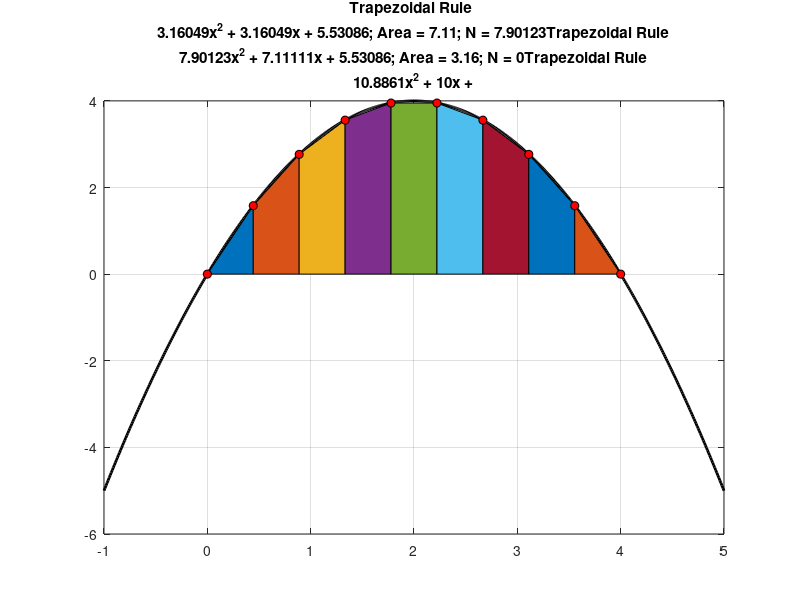

Recreate this plot in MATLAB.
clc
close all
clear all

iex = 1;

%% EXAMPLE 1:  Trapezoidal rule
if iex ==1
    % Make an example Parabola
    % y = ax^2 + bx + c
    
    % Input coefficients
    a = -1;
    b = 4;
    c = 0;
    
    % Intialize x
    x = [-1:.01:5];
    
    % Initialize function
    f = @(a,b,c,x) a*x.^2 + b*x + c;
    
    % Call the function and find value of Y at X
    y = f(a,b,c,x);
    
    % Discretize X for summation
    xmin = 0; xmax = 4;
    Nsamples = 10; % Number of points for dividing x (N-1 trapezoids)
    x_sum = linspace(xmin,xmax,Nsamples);
    h = x_sum(2) - x_sum(1);
    
    % Y- points at x for summation
    y_sum = f(a,b,c,x_sum);
    
    % Area using TRAPEZOIDAL RULE
    %area1 = h/2*(y_sum(1)+ y_sum(6)+2*y_sum(2)+2*y_sum(3)+2*y_sum(4)+2*y_sum(5)); % KEY
    b=[]
    for i=2:Nsamples-1
        a=2*y_sum(i);
        b=[b a]
    end
    area1 = h/2*(y_sum(1)+y_sum(Nsamples-1)+sum(b))

    % plot
    figure
    plot(x,y,'k','LineWidth',2);
    grid on, hold on
    
    % color area under the trapezoid
    for ii = 1:length(x_sum)-1
        area([x_sum(ii) x_sum(ii+1)],[y_sum(ii) y_sum(ii+1)]);
    end
    
    % plot circluar markers
    for ii = 1:length(x_sum)
        plot([x_sum(ii)],[y_sum(ii)],'o','MarkerFaceColor','r','MarkerEdgeColor','k');
    end
    title(sprintf('Trapezoidal Rule \n %dx^2 + %dx + %d; Area = %0.2f; N = %d',a,b,c,area1,Nsamples));
end

%% EXAMPLE 2:  Midpoint rule
if iex ==2
    % Make an example Parabola
    % y = ax^2 + bx + c
    
    % Input coefficients
    a = -1;
    b = 4;
    c = 0;
    
    % Intialize x
    x = [-1:.01:5];
    
    % Initialize function
    f = @(a,b,c,x) a*x.^2 + b*x + c;
    
    % Call the function and find value of Y at X
    y = f(a,b,c,x);
    
    % Discretize X for summation
    xmin = 0; xmax = 4;
    Nsamples = 6; % Number of points for dividing x (N-1 rectangles)
    x_sum = linspace(xmin,xmax,Nsamples);
    h = x_sum(2) - x_sum(1);
    
    % Find mid-points of x
    x_mid = conv(x_sum,[0.5 0.5],'valid');
    
    % Y- points at mid-points for summation
    y_mid = f(a,b,c,x_mid);
    
    % Area using MID-POINT RULE
    area1 =h*sum(y_mid); % KEY
    
    % plot
    figure
    plot(x,y,'k','LineWidth',2);
    grid on, hold on  
    
    % color area under the rectangle
    for ii = 1:length(x_sum)-1
        area([x_sum(ii) x_sum(ii+1)],[y_mid(ii) y_mid(ii)]);
    end
    
    % plot circluar markers
    for ii = 1:length(x_mid)
        plot([x_mid(ii)],[y_mid(ii)],'o','MarkerFaceColor','r','MarkerEdgeColor','k');
    end
    title(sprintf('Mid-point Rule \n %dx^2 + %dx + %d; Area = %0.2f; N = %d',a,b,c,area1,Nsamples))
end

%% EXAMPLE 2:  Simpson's Method
if iex == 3
    % Input coefficients
    a = -1;
    b = 4;
    c = 0;
    
    % Intialize x
    x = [-1:.01:5];
    
    % Initialize function
    f = @(a,b,c,x) a*x.^2 + b*x + c;
    
    % Find y
    y = f(a,b,c,x);
    
    % Discretize X for summation
    xmin = 0; xmax = 4;
    
    % Number of points for dividing x (N-1 rectangles)
    % even N means odd number of subintervals (simpsons 3/8 rule)
    % odd N means even number of subintervals (simpsons even rule)
    Nsamples = 7; 
    
    x_sum = linspace(xmin,xmax,Nsamples);
    h = x_sum(2) - x_sum(1);
    
    % Y- points at x for summation
    y_sum = f(a,b,c,x_sum);
    
    % Call simpson function for integration
    area1 = XXX;
    
    % plot
    figure
    plot(x,y,'k','LineWidth',2);
    grid on, hold on  

    % color area under the curve
    for ii = 1:length(x_sum)-1
        idx = x>x_sum(ii)&x<x_sum(ii+1);
        area(x(idx),y(idx));
    end
    
    % plot circluar markers
    for ii = 1:length(x_sum)
        plot([x_sum(ii)],[y_sum(ii)],'o','MarkerFaceColor','r','MarkerEdgeColor','k');
    end
    if mod(length(x_sum),2)==1
        title(sprintf('Simpsons Rule \n %dx^2 + %dx + %d; Area = %0.2f; N = %d',a,b,c,area1,Nsamples));
    else
        title(sprintf('Simpsons 3/8 Rule \n %dx^2 + %dx + %d; Area = %0.2f; N = %d',a,b,c,area1,Nsamples));
    end
end

% Function for simpson's integration
function area1 = simpson(x,y)
h = x(2)-x(1);
N = length(x);
if mod(N,2)==1 
    % odd number of points (even number of intervals)
    % See class notes for derivation
    area1 = XXX;
else
    % even number of points
    % odd number of intervals (mod(N,2) == 0); % 3/8 rule
    % https://en.wikipedia.org/wiki/Simpson's_rule#Simpson.27s_3.2F8_rule
    area1 = (3*h/8)*(y(1) + sum(3*y(2:3:end-2)) + sum(3*y(3:3:end-1)) + sum(2*y(4:3:end-4)) + y(end));
end
end